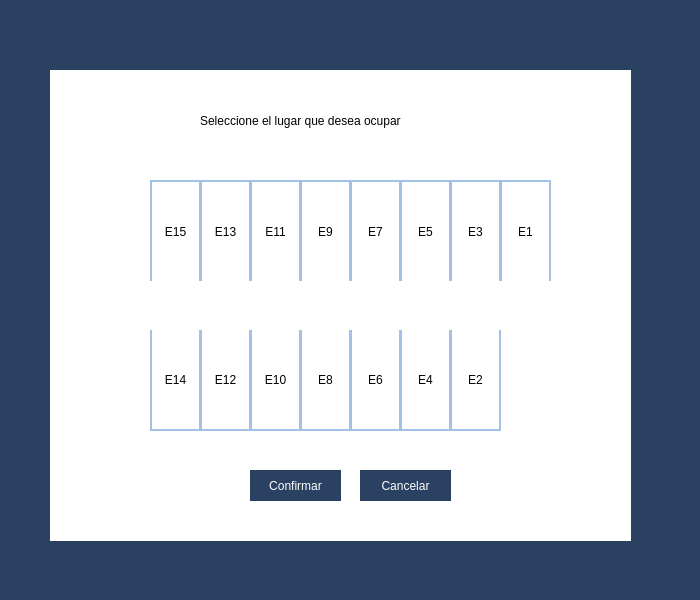
<?xml version="1.0" encoding="UTF-8"?>
<ui version="4.0">
 <class>Lugares</class>
 <widget class="QDialog" name="Lugares">
  <property name="geometry">
   <rect>
    <x>0</x>
    <y>0</y>
    <width>700</width>
    <height>600</height>
   </rect>
  </property>
  <property name="windowTitle">
   <string>Dialog</string>
  </property>
  <property name="styleSheet">
   <string notr="true">QDialog{
	background-color: #2A4161;
}</string>
  </property>
  <widget class="QWidget" name="widget" native="true">
   <property name="geometry">
    <rect>
     <x>50</x>
     <y>70</y>
     <width>581</width>
     <height>471</height>
    </rect>
   </property>
   <property name="styleSheet">
    <string notr="true">QWidget{
	background-color: white;
}
</string>
   </property>
   <widget class="QPushButton" name="espacio01">
    <property name="enabled">
     <bool>true</bool>
    </property>
    <property name="geometry">
     <rect>
      <x>450</x>
      <y>110</y>
      <width>51</width>
      <height>101</height>
     </rect>
    </property>
    <property name="styleSheet">
     <string notr="true">QPushButton{
	border-top: 2px solid #A1C1E6;
	border-right: 2px solid #A1C1E6;
	border-left: 2px solid #A1C1E6;
	border-bottom: none;
	background-color: white;
}

QPushButton:Hover{
	border:2px solid #aaff7f;
}</string>
    </property>
    <property name="text">
     <string>E1</string>
    </property>
   </widget>
   <widget class="QPushButton" name="espacio09">
    <property name="geometry">
     <rect>
      <x>250</x>
      <y>110</y>
      <width>51</width>
      <height>101</height>
     </rect>
    </property>
    <property name="styleSheet">
     <string notr="true">QPushButton{
	border-top: 2px solid #A1C1E6;
	border-right: 2px solid #A1C1E6;
	border-left: 2px solid #A1C1E6;
	border-bottom: none;
	background-color: white;
}

QPushButton:Hover{
	border:2px solid #aaff7f;
}</string>
    </property>
    <property name="text">
     <string>E9</string>
    </property>
   </widget>
   <widget class="QPushButton" name="espacio03">
    <property name="geometry">
     <rect>
      <x>400</x>
      <y>110</y>
      <width>51</width>
      <height>101</height>
     </rect>
    </property>
    <property name="styleSheet">
     <string notr="true">QPushButton{
	border-top: 2px solid #A1C1E6;
	border-right: 2px solid #A1C1E6;
	border-left: 2px solid #A1C1E6;
	border-bottom: none;
	background-color: white;
}

QPushButton:Hover{
	border:2px solid #aaff7f;
}
</string>
    </property>
    <property name="text">
     <string>E3</string>
    </property>
   </widget>
   <widget class="QPushButton" name="espacio13">
    <property name="geometry">
     <rect>
      <x>150</x>
      <y>110</y>
      <width>51</width>
      <height>101</height>
     </rect>
    </property>
    <property name="styleSheet">
     <string notr="true">QPushButton{
	border-top: 2px solid #A1C1E6;
	border-right: 2px solid #A1C1E6;
	border-left: 2px solid #A1C1E6;
	border-bottom: none;
	background-color: white;
}

QPushButton:Hover{
	border:2px solid #aaff7f;
}</string>
    </property>
    <property name="text">
     <string>E13</string>
    </property>
   </widget>
   <widget class="QPushButton" name="espacio06">
    <property name="geometry">
     <rect>
      <x>300</x>
      <y>260</y>
      <width>51</width>
      <height>101</height>
     </rect>
    </property>
    <property name="styleSheet">
     <string notr="true">QPushButton{
	border-top: none;
	border-right: 2px solid #A1C1E6;
	border-left: 2px solid #A1C1E6;
	border-bottom: 2px solid #A1C1E6;
	background-color: white;
}

QPushButton:Hover{
	border:2px solid #aaff7f;
}</string>
    </property>
    <property name="text">
     <string>E6</string>
    </property>
   </widget>
   <widget class="QPushButton" name="espacio10">
    <property name="geometry">
     <rect>
      <x>200</x>
      <y>260</y>
      <width>51</width>
      <height>101</height>
     </rect>
    </property>
    <property name="styleSheet">
     <string notr="true">QPushButton{
	border-top: none;
	border-right: 2px solid #A1C1E6;
	border-left: 2px solid #A1C1E6;
	border-bottom: 2px solid #A1C1E6;
	background-color: white;
}

QPushButton:Hover{
	border:2px solid #aaff7f;
}</string>
    </property>
    <property name="text">
     <string>E10</string>
    </property>
   </widget>
   <widget class="QPushButton" name="espacio02">
    <property name="geometry">
     <rect>
      <x>400</x>
      <y>260</y>
      <width>51</width>
      <height>101</height>
     </rect>
    </property>
    <property name="styleSheet">
     <string notr="true">QPushButton{
	border-top: none;
	border-right: 2px solid #A1C1E6;
	border-left: 2px solid #A1C1E6;
	border-bottom: 2px solid #A1C1E6;
	background-color: white;
}

QPushButton:Hover{
	border:2px solid #aaff7f;
}</string>
    </property>
    <property name="text">
     <string>E2</string>
    </property>
   </widget>
   <widget class="QPushButton" name="espacio12">
    <property name="geometry">
     <rect>
      <x>150</x>
      <y>260</y>
      <width>51</width>
      <height>101</height>
     </rect>
    </property>
    <property name="styleSheet">
     <string notr="true">QPushButton{
	border-top: none;
	border-right: 2px solid #A1C1E6;
	border-left: 2px solid #A1C1E6;
	border-bottom: 2px solid #A1C1E6;
	background-color: white;
}

QPushButton:Hover{
	border:2px solid #aaff7f;
}</string>
    </property>
    <property name="text">
     <string>E12</string>
    </property>
   </widget>
   <widget class="QPushButton" name="espacio15">
    <property name="geometry">
     <rect>
      <x>100</x>
      <y>110</y>
      <width>51</width>
      <height>101</height>
     </rect>
    </property>
    <property name="styleSheet">
     <string notr="true">QPushButton{
	border-top: 2px solid #A1C1E6;
	border-right: 2px solid #A1C1E6;
	border-left: 2px solid #A1C1E6;
	border-bottom: none;
	background-color: white;
}

QPushButton:Hover{
	border:2px solid #aaff7f;
}</string>
    </property>
    <property name="text">
     <string>E15</string>
    </property>
   </widget>
   <widget class="QPushButton" name="espacio11">
    <property name="geometry">
     <rect>
      <x>200</x>
      <y>110</y>
      <width>51</width>
      <height>101</height>
     </rect>
    </property>
    <property name="styleSheet">
     <string notr="true">QPushButton{
	border-top: 2px solid #A1C1E6;
	border-right: 2px solid #A1C1E6;
	border-left: 2px solid #A1C1E6;
	border-bottom: none;
	background-color: white;
}

QPushButton:Hover{
	border:2px solid #aaff7f;
}</string>
    </property>
    <property name="text">
     <string>E11</string>
    </property>
   </widget>
   <widget class="QPushButton" name="espacio08">
    <property name="geometry">
     <rect>
      <x>250</x>
      <y>260</y>
      <width>51</width>
      <height>101</height>
     </rect>
    </property>
    <property name="styleSheet">
     <string notr="true">QPushButton{
	border-top: none;
	border-right: 2px solid #A1C1E6;
	border-left: 2px solid #A1C1E6;
	border-bottom: 2px solid #A1C1E6;
	background-color: white;
}

QPushButton:Hover{
	border:2px solid #aaff7f;
}</string>
    </property>
    <property name="text">
     <string>E8</string>
    </property>
   </widget>
   <widget class="QPushButton" name="espacio14">
    <property name="geometry">
     <rect>
      <x>100</x>
      <y>260</y>
      <width>51</width>
      <height>101</height>
     </rect>
    </property>
    <property name="styleSheet">
     <string notr="true">QPushButton{
	border-top: none;
	border-right: 2px solid #A1C1E6;
	border-left: 2px solid #A1C1E6;
	border-bottom: 2px solid #A1C1E6;
	background-color: white;
}

QPushButton:Hover{
	border:2px solid #aaff7f;
}</string>
    </property>
    <property name="text">
     <string>E14</string>
    </property>
   </widget>
   <widget class="QPushButton" name="espacio07">
    <property name="geometry">
     <rect>
      <x>300</x>
      <y>110</y>
      <width>51</width>
      <height>101</height>
     </rect>
    </property>
    <property name="styleSheet">
     <string notr="true">QPushButton{
	border-top: 2px solid #A1C1E6;
	border-right: 2px solid #A1C1E6;
	border-left: 2px solid #A1C1E6;
	border-bottom: none;
	background-color: white;
}

QPushButton:Hover{
	border:2px solid #aaff7f;
}</string>
    </property>
    <property name="text">
     <string>E7</string>
    </property>
   </widget>
   <widget class="QPushButton" name="espacio05">
    <property name="geometry">
     <rect>
      <x>350</x>
      <y>110</y>
      <width>51</width>
      <height>101</height>
     </rect>
    </property>
    <property name="styleSheet">
     <string notr="true">QPushButton{
	border-top: 2px solid #A1C1E6;
	border-right: 2px solid #A1C1E6;
	border-left: 2px solid #A1C1E6;
	border-bottom: none;
	background-color: white;
}

QPushButton:Hover{
	border:2px solid #aaff7f;
}</string>
    </property>
    <property name="text">
     <string>E5</string>
    </property>
   </widget>
   <widget class="QPushButton" name="espacio04">
    <property name="geometry">
     <rect>
      <x>350</x>
      <y>260</y>
      <width>51</width>
      <height>101</height>
     </rect>
    </property>
    <property name="styleSheet">
     <string notr="true">QPushButton{
	border-top: none;
	border-right: 2px solid #A1C1E6;
	border-left: 2px solid #A1C1E6;
	border-bottom: 2px solid #A1C1E6;
	background-color: white;
}

QPushButton:Hover{
	border:2px solid #aaff7f;
}</string>
    </property>
    <property name="text">
     <string>E4</string>
    </property>
   </widget>
   <widget class="QLabel" name="label">
    <property name="geometry">
     <rect>
      <x>150</x>
      <y>30</y>
      <width>311</width>
      <height>41</height>
     </rect>
    </property>
    <property name="styleSheet">
     <string notr="true">font: 75 16pt &quot;Corbel&quot;;</string>
    </property>
    <property name="text">
     <string>Seleccione el lugar que desea ocupar</string>
    </property>
   </widget>
   <widget class="QPushButton" name="pushButton">
    <property name="geometry">
     <rect>
      <x>200</x>
      <y>400</y>
      <width>91</width>
      <height>31</height>
     </rect>
    </property>
    <property name="styleSheet">
     <string notr="true">QPushButton{
	background-color: #2A4161;
	color: white;
	font: 10pt &quot;Corbel&quot;;
	border: none;
}

QPushButton:Hover{
	background-color: #C2C9F2;
}</string>
    </property>
    <property name="text">
     <string>Confirmar</string>
    </property>
   </widget>
   <widget class="QPushButton" name="pushButton_2">
    <property name="geometry">
     <rect>
      <x>310</x>
      <y>400</y>
      <width>91</width>
      <height>31</height>
     </rect>
    </property>
    <property name="styleSheet">
     <string notr="true">QPushButton{
	background-color: #2A4161;
	color: white;
	font: 10pt &quot;Corbel&quot;;
	border: none;
}

QPushButton:Hover{
	background-color: #C2C9F2;
}</string>
    </property>
    <property name="text">
     <string>Cancelar</string>
    </property>
   </widget>
  </widget>
 </widget>
 <resources/>
 <connections/>
</ui>
